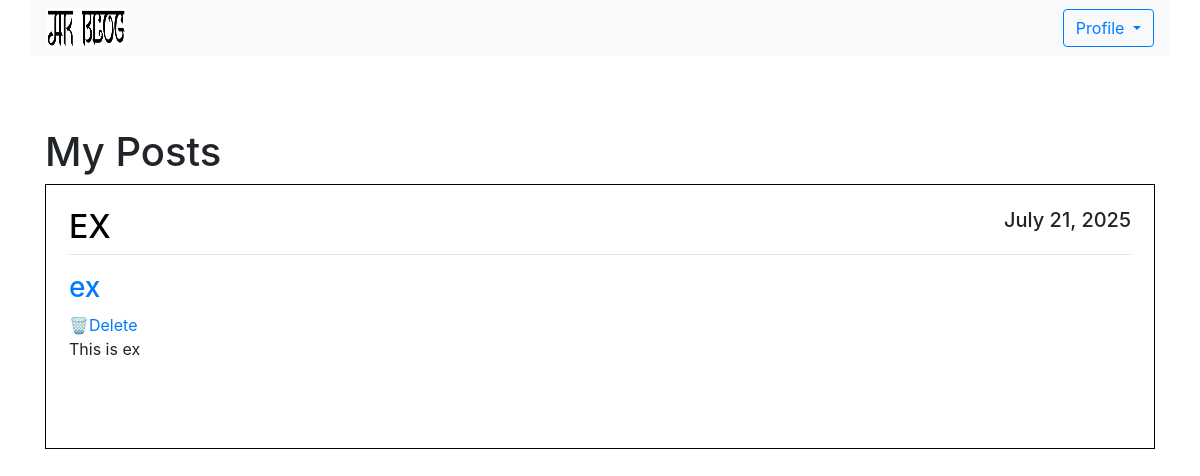
The app's page /mypost/ (signed in) with its own data.
### blog/models.py (models this page shows, shortened)
class Posts(models.Model):
    title = models.CharField(max_length=200)
    content = models.TextField()
    author = models.ForeignKey(User, on_delete=models.CASCADE)
    date_posted = models.DateTimeField(auto_now_add=True)

### blog/views.py (the view)
# urls.py: path('mypost/', views.myPost.as_view(),name='mypost'),
class myPost(ListView):
    model = Posts
    template_name = 'blog/mypost.html'
    context_object_name = 'posts'
    def get_queryset(self):
        return Posts.objects.filter(author=self.request.user)

### blog/templates/blog/mypost.html (shortened to what this page needs)
{% extends 'blog/base.html' %}
{% block content %}
{% load static %}
<div class="container custom-container">
    <nav class="navbar navbar-expand-lg navbar-light bg-light w-100">
        <div class="collapse navbar-collapse" id="navbarSupportedContent">
            <ul class="navbar-nav mr-auto ">
                <li><a href="/home"><img class="w-50 " src="{% static 'image/side.png' %}" alt="" style = "height: 40px; width: auto;"></a></li>
            </ul>
            <form class="form-inline my-2 my-lg-0">
                <div class="dropdown">
                    <button class="btn btn-outline-primary dropdown-toggle" type="button" id="dropdownMenuButton"
                        data-toggle="dropdown" aria-haspopup="true" aria-expanded="false">
                        Profile
                    </button>
                </div>
            </form>
        </div>
    </nav>
    <br><br>
    <br>
    <div class="container custom-container" style="max-width: 1350px; ">
        <h1>My Posts </h1>
        {% for post in posts %}
        <article class="media content-section">
            <div class="media-body" style="border: 1px solid black; padding: 23px; margin-bottom: 10px;">
                <div class="article-metadata">
                    <h2 class="text-uppercase" style="text-align:left;float:left; color: #000000;">{{ post.author }}</h2>
                    <h5 style="text-align:right;float:right;">{{ post.date_posted|date:"F d, Y" }}</h5>
                    <hr style="clear:both;" />
                </div>
                <h3><a href="{% url 'post_detail' post.id %}">{{ post.title }}</a></h3>
                  <a href="{% url 'delete_post' post.id %}"onclick="return confirm('Are you sure you want to delete this post?');">🗑️Delete</a>
                <p class="article-content">{{ post.content }}</p>
                <br><br>
            </div>
        </article>
        {% endfor %}
    </div>
</div>
{% endblock %}

### blog/templates/blog/base.html (style rules this page uses)
.custom-container { max-width: 1450px; }

### records on screen
Posts: author "EX", date_posted "July 21, 2025", title "ex", content "This is ex"
